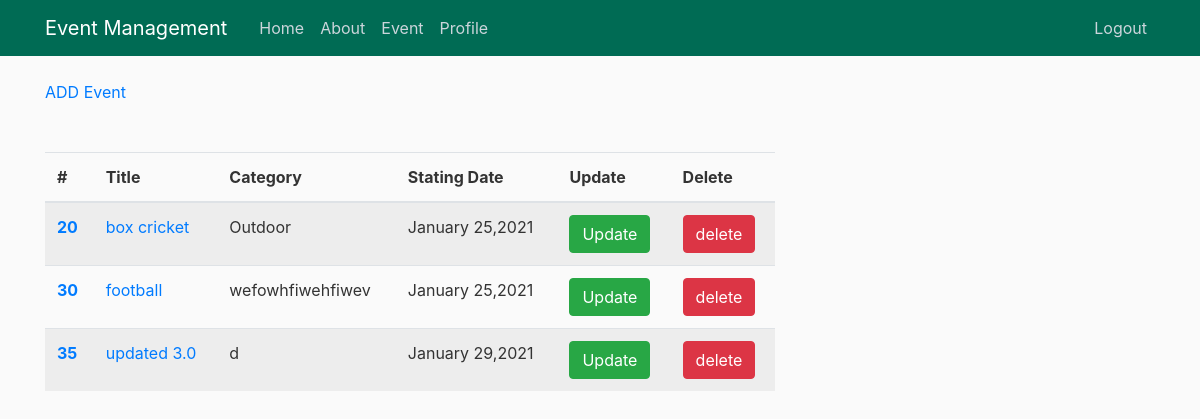
Screenshot of /event_view/ (signed in) with the database file from the repository.
### event/models.py (models this page shows, shortened)
class Eventlist(models.Model):
    postby = models.ForeignKey(User, on_delete=models.CASCADE, null=True)
    title = models.CharField(max_length=100)
    description = models.TextField()
    organizer = models.CharField(max_length=100)
    joiningfees = models.CharField(max_length=10)
    pricemoney = models.CharField(max_length=10)
    members = models.CharField(max_length=5, null=True)
    link = models.CharField(max_length=100)
    Eventtime = models.CharField(max_length=20)
    venue = models.TextField()
    StartingDate = models.DateTimeField(blank=False, null=True)
    Endingdate = models.DateTimeField(blank=False, null=True)
    Category = models.CharField(max_length=50, default="")
    numberofseats = models.CharField(max_length=50, null=True)

### event/views.py (the view)
# urls.py: path('event_view/', views.event_view, name='event-view'),
@login_required
def event_view(request):
    if request.method == 'POST':
        postby = request.user
        event_title = request.POST['event_title']
        category = request.POST['Category']
        description = request.POST['description']
        organizer = request.POST['organizer']
        venue = request.POST['venue']
        starting_date = request.POST['starting_date']
        ending_date = request.POST['ending_date']
        duration = request.POST['duration']
        fee = request.POST['fee']
        price = request.POST['price']
        numberofparticipants = request.POST['numberofparticipants']
        link = request.POST['link']
        numberofseats = request.POST['numberofseats']
        obj = Eventlist(postby=postby, title=event_title, description=description, organizer=organizer, joiningfees=fee, pricemoney=price, members=numberofparticipants,
                        link=link, Eventtime=duration, venue=venue, StartingDate=starting_date, Endingdate=ending_date, Category=category, numberofseats=numberofseats)
        obj.save()
        return redirect('/')
    else:
        requser = request.user
        obj1 = Eventlist.objects.filter(postby=requser)
        return render(request, 'event/event_view.html', {'obj': obj1})

### event/templates/event/event_view.html (shortened to what this page needs)
{% extends "event/base.html" %}
{% block content %}
<a href="/event_view/add">ADD Event</a><br />
<br />
<br />
<table class="table table-striped">
  <thead class="thead-success">
    <tr>
      <th scope="col">#</th>
      <th scope="col">Title</th>
      <th scope="col">Category</th>
      <th scope="col">Stating Date</th>
      <th scope="col">Update</th>
      <th scope="col">Delete</th>
    </tr>
  </thead>
  <tbody>
    {% for events in obj %}
    <tr>
      <th scope="row"><a href="/event_user/{{events.id}}">{{events.id}}</a></th>
      <td><a href="/event_user/{{events.id}}">{{events.title}}</a></td>
      <td>{{events.Category}}</td>
      <td>{{events.StartingDate|date:"F d,Y"}}</td>
      <td>
        <form action="/event_view/{{events.id}}/update" method="POST">
          <input type="submit" class="btn btn-success" name="Update" value="Update">
        </form>
      </td>
      <td>
        <form action="/event_view/{{events.id}}/delete" method="POST">
          <input type="submit" class="btn btn-danger" name="Delete" value="delete">
        </form>
      </td>
    </tr>
    {% endfor %}
  </tbody>
</table>
{% endblock content %}

### event/static/event/main.css (style rules this page uses)
body { background: #fafafa; color: #333333; margin-top: 5rem; }

### rows the page displays
Eventlist: id "20", title "box cricket", Category "Outdoor", StartingDate "January 25,2021"
Eventlist: id "30", title "football", Category "wefowhfiwehfiwev", StartingDate "January 25,2021"
Eventlist: id "35", title "updated 3.0", Category "d", StartingDate "January 29,2021"
